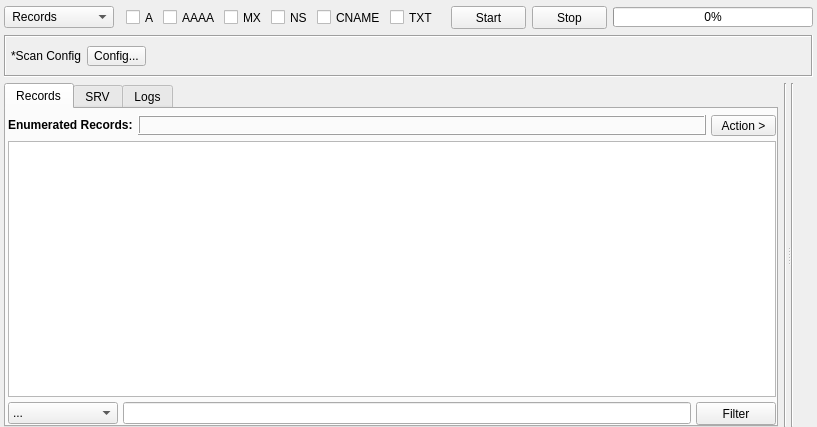
<?xml version="1.0" encoding="UTF-8"?>
<ui version="4.0">
 <class>DnsRecords</class>
 <widget class="QWidget" name="DnsRecords">
  <property name="geometry">
   <rect>
    <x>0</x>
    <y>0</y>
    <width>785</width>
    <height>427</height>
   </rect>
  </property>
  <property name="windowTitle">
   <string>Form</string>
  </property>
  <property name="styleSheet">
   <string notr="true"/>
  </property>
  <layout class="QVBoxLayout" name="verticalLayout_2">
   <property name="leftMargin">
    <number>4</number>
   </property>
   <property name="topMargin">
    <number>6</number>
   </property>
   <property name="rightMargin">
    <number>4</number>
   </property>
   <property name="bottomMargin">
    <number>0</number>
   </property>
   <item>
    <layout class="QHBoxLayout" name="horizontalLayout_9">
     <item>
      <widget class="QComboBox" name="comboBoxOption">
       <property name="sizePolicy">
        <sizepolicy hsizetype="Fixed" vsizetype="Fixed">
         <horstretch>0</horstretch>
         <verstretch>0</verstretch>
        </sizepolicy>
       </property>
       <property name="minimumSize">
        <size>
         <width>110</width>
         <height>22</height>
        </size>
       </property>
       <property name="maximumSize">
        <size>
         <width>110</width>
         <height>16777215</height>
        </size>
       </property>
       <property name="focusPolicy">
        <enum>Qt::NoFocus</enum>
       </property>
       <property name="styleSheet">
        <string notr="true"/>
       </property>
       <item>
        <property name="text">
         <string> Records</string>
        </property>
       </item>
       <item>
        <property name="text">
         <string> SRV Records</string>
        </property>
       </item>
      </widget>
     </item>
     <item>
      <widget class="QFrame" name="frame_records">
       <property name="sizePolicy">
        <sizepolicy hsizetype="Preferred" vsizetype="Maximum">
         <horstretch>0</horstretch>
         <verstretch>0</verstretch>
        </sizepolicy>
       </property>
       <property name="maximumSize">
        <size>
         <width>16777215</width>
         <height>27</height>
        </size>
       </property>
       <property name="frameShape">
        <enum>QFrame::NoFrame</enum>
       </property>
       <property name="frameShadow">
        <enum>QFrame::Sunken</enum>
       </property>
       <layout class="QHBoxLayout" name="horizontalLayout_4">
        <property name="spacing">
         <number>4</number>
        </property>
        <property name="leftMargin">
         <number>6</number>
        </property>
        <property name="topMargin">
         <number>1</number>
        </property>
        <property name="rightMargin">
         <number>6</number>
        </property>
        <property name="bottomMargin">
         <number>0</number>
        </property>
        <item>
         <widget class="QCheckBox" name="checkBoxA">
          <property name="maximumSize">
           <size>
            <width>16777215</width>
            <height>15</height>
           </size>
          </property>
          <property name="text">
           <string>A</string>
          </property>
         </widget>
        </item>
        <item>
         <widget class="QCheckBox" name="checkBoxAAAA">
          <property name="maximumSize">
           <size>
            <width>16777215</width>
            <height>15</height>
           </size>
          </property>
          <property name="text">
           <string>AAAA</string>
          </property>
         </widget>
        </item>
        <item>
         <widget class="QCheckBox" name="checkBoxMX">
          <property name="maximumSize">
           <size>
            <width>16777215</width>
            <height>15</height>
           </size>
          </property>
          <property name="font">
           <font>
            <weight>50</weight>
            <bold>false</bold>
           </font>
          </property>
          <property name="text">
           <string>MX</string>
          </property>
         </widget>
        </item>
        <item>
         <widget class="QCheckBox" name="checkBoxNS">
          <property name="maximumSize">
           <size>
            <width>16777215</width>
            <height>15</height>
           </size>
          </property>
          <property name="font">
           <font>
            <weight>50</weight>
            <bold>false</bold>
           </font>
          </property>
          <property name="text">
           <string>NS</string>
          </property>
         </widget>
        </item>
        <item>
         <widget class="QCheckBox" name="checkBoxCNAME">
          <property name="maximumSize">
           <size>
            <width>16777215</width>
            <height>15</height>
           </size>
          </property>
          <property name="font">
           <font>
            <weight>50</weight>
            <bold>false</bold>
           </font>
          </property>
          <property name="text">
           <string>CNAME</string>
          </property>
         </widget>
        </item>
        <item>
         <widget class="QCheckBox" name="checkBoxTXT">
          <property name="maximumSize">
           <size>
            <width>16777215</width>
            <height>15</height>
           </size>
          </property>
          <property name="font">
           <font>
            <weight>50</weight>
            <bold>false</bold>
           </font>
          </property>
          <property name="text">
           <string>TXT</string>
          </property>
         </widget>
        </item>
       </layout>
      </widget>
     </item>
     <item>
      <spacer name="horizontalSpacer_2">
       <property name="orientation">
        <enum>Qt::Horizontal</enum>
       </property>
       <property name="sizeHint" stdset="0">
        <size>
         <width>40</width>
         <height>20</height>
        </size>
       </property>
      </spacer>
     </item>
     <item>
      <widget class="QPushButton" name="buttonStart">
       <property name="sizePolicy">
        <sizepolicy hsizetype="Fixed" vsizetype="Fixed">
         <horstretch>0</horstretch>
         <verstretch>0</verstretch>
        </sizepolicy>
       </property>
       <property name="minimumSize">
        <size>
         <width>75</width>
         <height>23</height>
        </size>
       </property>
       <property name="styleSheet">
        <string notr="true"/>
       </property>
       <property name="text">
        <string>Start</string>
       </property>
      </widget>
     </item>
     <item>
      <widget class="QPushButton" name="buttonStop">
       <property name="sizePolicy">
        <sizepolicy hsizetype="Fixed" vsizetype="Fixed">
         <horstretch>0</horstretch>
         <verstretch>0</verstretch>
        </sizepolicy>
       </property>
       <property name="minimumSize">
        <size>
         <width>75</width>
         <height>23</height>
        </size>
       </property>
       <property name="styleSheet">
        <string notr="true"/>
       </property>
       <property name="text">
        <string>Stop</string>
       </property>
      </widget>
     </item>
     <item>
      <widget class="QProgressBar" name="progressBar">
       <property name="minimumSize">
        <size>
         <width>200</width>
         <height>20</height>
        </size>
       </property>
       <property name="maximumSize">
        <size>
         <width>200</width>
         <height>20</height>
        </size>
       </property>
       <property name="styleSheet">
        <string notr="true"/>
       </property>
       <property name="value">
        <number>0</number>
       </property>
      </widget>
     </item>
    </layout>
   </item>
   <item>
    <widget class="QFrame" name="frame">
     <property name="sizePolicy">
      <sizepolicy hsizetype="Preferred" vsizetype="Maximum">
       <horstretch>0</horstretch>
       <verstretch>0</verstretch>
      </sizepolicy>
     </property>
     <property name="minimumSize">
      <size>
       <width>0</width>
       <height>42</height>
      </size>
     </property>
     <property name="maximumSize">
      <size>
       <width>16777215</width>
       <height>42</height>
      </size>
     </property>
     <property name="styleSheet">
      <string notr="true"/>
     </property>
     <property name="frameShape">
      <enum>QFrame::Box</enum>
     </property>
     <property name="frameShadow">
      <enum>QFrame::Sunken</enum>
     </property>
     <layout class="QHBoxLayout" name="horizontalLayout_5">
      <property name="leftMargin">
       <number>5</number>
      </property>
      <property name="rightMargin">
       <number>5</number>
      </property>
      <item>
       <widget class="QLabel" name="label_4">
        <property name="text">
         <string>*Scan Config</string>
        </property>
       </widget>
      </item>
      <item>
       <widget class="QToolButton" name="buttonConfig">
        <property name="styleSheet">
         <string notr="true"/>
        </property>
        <property name="text">
         <string>Config...</string>
        </property>
       </widget>
      </item>
      <item>
       <spacer name="horizontalSpacer">
        <property name="orientation">
         <enum>Qt::Horizontal</enum>
        </property>
        <property name="sizeHint" stdset="0">
         <size>
          <width>159</width>
          <height>13</height>
         </size>
        </property>
       </spacer>
      </item>
     </layout>
    </widget>
   </item>
   <item>
    <widget class="QSplitter" name="splitter">
     <property name="orientation">
      <enum>Qt::Horizontal</enum>
     </property>
     <widget class="QWidget" name="layoutWidget">
      <layout class="QHBoxLayout" name="horizontalLayout_2">
       <item>
        <widget class="QTabWidget" name="tabWidgetResults">
         <property name="styleSheet">
          <string notr="true"/>
         </property>
         <property name="currentIndex">
          <number>0</number>
         </property>
         <widget class="QWidget" name="tabResults">
          <attribute name="title">
           <string>Records</string>
          </attribute>
          <layout class="QVBoxLayout" name="verticalLayout_7">
           <property name="spacing">
            <number>5</number>
           </property>
           <property name="leftMargin">
            <number>2</number>
           </property>
           <property name="topMargin">
            <number>6</number>
           </property>
           <property name="rightMargin">
            <number>0</number>
           </property>
           <property name="bottomMargin">
            <number>0</number>
           </property>
           <item>
            <layout class="QHBoxLayout" name="horizontalLayout_6">
             <item>
              <widget class="QLabel" name="label_5">
               <property name="sizePolicy">
                <sizepolicy hsizetype="Maximum" vsizetype="Maximum">
                 <horstretch>0</horstretch>
                 <verstretch>0</verstretch>
                </sizepolicy>
               </property>
               <property name="font">
                <font>
                 <weight>75</weight>
                 <bold>true</bold>
                </font>
               </property>
               <property name="text">
                <string>Enumerated Records:</string>
               </property>
              </widget>
             </item>
             <item>
              <widget class="QLabel" name="labelResultsCount">
               <property name="sizePolicy">
                <sizepolicy hsizetype="Preferred" vsizetype="Fixed">
                 <horstretch>0</horstretch>
                 <verstretch>0</verstretch>
                </sizepolicy>
               </property>
               <property name="minimumSize">
                <size>
                 <width>0</width>
                 <height>20</height>
                </size>
               </property>
               <property name="maximumSize">
                <size>
                 <width>16777215</width>
                 <height>20</height>
                </size>
               </property>
               <property name="styleSheet">
                <string notr="true"/>
               </property>
               <property name="frameShape">
                <enum>QFrame::Box</enum>
               </property>
               <property name="frameShadow">
                <enum>QFrame::Raised</enum>
               </property>
               <property name="text">
                <string/>
               </property>
              </widget>
             </item>
             <item>
              <widget class="QToolButton" name="buttonAction">
               <property name="sizePolicy">
                <sizepolicy hsizetype="Fixed" vsizetype="Fixed">
                 <horstretch>0</horstretch>
                 <verstretch>0</verstretch>
                </sizepolicy>
               </property>
               <property name="minimumSize">
                <size>
                 <width>65</width>
                 <height>20</height>
                </size>
               </property>
               <property name="font">
                <font>
                 <weight>50</weight>
                 <bold>false</bold>
                </font>
               </property>
               <property name="styleSheet">
                <string notr="true"/>
               </property>
               <property name="text">
                <string>Action &gt;</string>
               </property>
              </widget>
             </item>
            </layout>
           </item>
           <item>
            <widget class="QTreeView" name="treeViewResults">
             <property name="focusPolicy">
              <enum>Qt::NoFocus</enum>
             </property>
             <property name="contextMenuPolicy">
              <enum>Qt::CustomContextMenu</enum>
             </property>
             <property name="styleSheet">
              <string notr="true"/>
             </property>
             <property name="editTriggers">
              <set>QAbstractItemView::NoEditTriggers</set>
             </property>
             <property name="showDropIndicator" stdset="0">
              <bool>false</bool>
             </property>
             <property name="selectionMode">
              <enum>QAbstractItemView::ExtendedSelection</enum>
             </property>
             <property name="selectionBehavior">
              <enum>QAbstractItemView::SelectItems</enum>
             </property>
             <property name="verticalScrollMode">
              <enum>QAbstractItemView::ScrollPerPixel</enum>
             </property>
             <property name="indentation">
              <number>15</number>
             </property>
             <property name="uniformRowHeights">
              <bool>true</bool>
             </property>
             <attribute name="headerVisible">
              <bool>false</bool>
             </attribute>
             <attribute name="headerMinimumSectionSize">
              <number>200</number>
             </attribute>
             <attribute name="headerDefaultSectionSize">
              <number>200</number>
             </attribute>
            </widget>
           </item>
           <item>
            <layout class="QHBoxLayout" name="horizontalLayout_7">
             <item>
              <widget class="QComboBox" name="comboBoxFilter">
               <property name="minimumSize">
                <size>
                 <width>110</width>
                 <height>0</height>
                </size>
               </property>
               <item>
                <property name="text">
                 <string>...</string>
                </property>
               </item>
              </widget>
             </item>
             <item>
              <widget class="QLineEdit" name="lineEditFilter"/>
             </item>
             <item>
              <widget class="QPushButton" name="buttonFilter">
               <property name="minimumSize">
                <size>
                 <width>75</width>
                 <height>23</height>
                </size>
               </property>
               <property name="text">
                <string>Filter</string>
               </property>
              </widget>
             </item>
            </layout>
           </item>
          </layout>
         </widget>
         <widget class="QWidget" name="tabSRV">
          <attribute name="title">
           <string>SRV</string>
          </attribute>
          <layout class="QVBoxLayout" name="verticalLayout_13">
           <property name="spacing">
            <number>5</number>
           </property>
           <property name="leftMargin">
            <number>2</number>
           </property>
           <property name="topMargin">
            <number>6</number>
           </property>
           <property name="rightMargin">
            <number>0</number>
           </property>
           <property name="bottomMargin">
            <number>3</number>
           </property>
           <item>
            <layout class="QHBoxLayout" name="horizontalLayout_14">
             <item>
              <widget class="QLabel" name="label_7">
               <property name="sizePolicy">
                <sizepolicy hsizetype="Maximum" vsizetype="Preferred">
                 <horstretch>0</horstretch>
                 <verstretch>0</verstretch>
                </sizepolicy>
               </property>
               <property name="font">
                <font>
                 <weight>75</weight>
                 <bold>true</bold>
                </font>
               </property>
               <property name="text">
                <string>SRV Records:</string>
               </property>
              </widget>
             </item>
             <item>
              <widget class="QLabel" name="labelResultsCountSRV">
               <property name="minimumSize">
                <size>
                 <width>0</width>
                 <height>20</height>
                </size>
               </property>
               <property name="styleSheet">
                <string notr="true"/>
               </property>
               <property name="frameShape">
                <enum>QFrame::Box</enum>
               </property>
               <property name="frameShadow">
                <enum>QFrame::Raised</enum>
               </property>
               <property name="text">
                <string/>
               </property>
              </widget>
             </item>
            </layout>
           </item>
           <item>
            <widget class="QTableView" name="tableViewSRV">
             <property name="font">
              <font>
               <family>MS Shell Dlg 2</family>
               <pointsize>8</pointsize>
              </font>
             </property>
             <property name="focusPolicy">
              <enum>Qt::NoFocus</enum>
             </property>
             <property name="styleSheet">
              <string notr="true"/>
             </property>
             <property name="editTriggers">
              <set>QAbstractItemView::NoEditTriggers</set>
             </property>
             <property name="showDropIndicator" stdset="0">
              <bool>false</bool>
             </property>
             <property name="dragDropOverwriteMode">
              <bool>false</bool>
             </property>
             <property name="verticalScrollMode">
              <enum>QAbstractItemView::ScrollPerPixel</enum>
             </property>
             <property name="horizontalScrollMode">
              <enum>QAbstractItemView::ScrollPerPixel</enum>
             </property>
             <property name="showGrid">
              <bool>false</bool>
             </property>
             <property name="sortingEnabled">
              <bool>true</bool>
             </property>
             <property name="cornerButtonEnabled">
              <bool>false</bool>
             </property>
             <attribute name="horizontalHeaderCascadingSectionResizes">
              <bool>true</bool>
             </attribute>
             <attribute name="horizontalHeaderMinimumSectionSize">
              <number>180</number>
             </attribute>
             <attribute name="horizontalHeaderDefaultSectionSize">
              <number>180</number>
             </attribute>
             <attribute name="horizontalHeaderShowSortIndicator" stdset="0">
              <bool>true</bool>
             </attribute>
             <attribute name="horizontalHeaderStretchLastSection">
              <bool>true</bool>
             </attribute>
             <attribute name="verticalHeaderVisible">
              <bool>false</bool>
             </attribute>
             <attribute name="verticalHeaderMinimumSectionSize">
              <number>15</number>
             </attribute>
             <attribute name="verticalHeaderDefaultSectionSize">
              <number>15</number>
             </attribute>
             <attribute name="verticalHeaderHighlightSections">
              <bool>false</bool>
             </attribute>
            </widget>
           </item>
           <item>
            <widget class="QProgressBar" name="progressBarSRV">
             <property name="minimumSize">
              <size>
               <width>0</width>
               <height>17</height>
              </size>
             </property>
             <property name="maximumSize">
              <size>
               <width>16777215</width>
               <height>17</height>
              </size>
             </property>
             <property name="value">
              <number>0</number>
             </property>
            </widget>
           </item>
          </layout>
         </widget>
         <widget class="QWidget" name="tabLogs">
          <attribute name="title">
           <string>Logs</string>
          </attribute>
          <layout class="QVBoxLayout" name="verticalLayout_8">
           <property name="leftMargin">
            <number>0</number>
           </property>
           <property name="topMargin">
            <number>6</number>
           </property>
           <property name="rightMargin">
            <number>0</number>
           </property>
           <property name="bottomMargin">
            <number>0</number>
           </property>
           <item>
            <widget class="QPlainTextEdit" name="plainTextEditLogs">
             <property name="readOnly">
              <bool>true</bool>
             </property>
            </widget>
           </item>
          </layout>
         </widget>
        </widget>
       </item>
       <item>
        <widget class="Line" name="line_5">
         <property name="styleSheet">
          <string notr="true"/>
         </property>
         <property name="orientation">
          <enum>Qt::Vertical</enum>
         </property>
        </widget>
       </item>
      </layout>
     </widget>
     <widget class="QWidget" name="layoutWidget">
      <layout class="QHBoxLayout" name="horizontalLayout">
       <item>
        <widget class="Line" name="line_3">
         <property name="styleSheet">
          <string notr="true"/>
         </property>
         <property name="orientation">
          <enum>Qt::Vertical</enum>
         </property>
        </widget>
       </item>
       <item>
        <layout class="QVBoxLayout" name="verticalLayout">
         <item>
          <widget class="InputWidget" name="targets" native="true">
           <property name="minimumSize">
            <size>
             <width>0</width>
             <height>100</height>
            </size>
           </property>
          </widget>
         </item>
         <item>
          <widget class="InputWidget" name="srvWordlist" native="true">
           <property name="minimumSize">
            <size>
             <width>0</width>
             <height>100</height>
            </size>
           </property>
          </widget>
         </item>
        </layout>
       </item>
      </layout>
     </widget>
    </widget>
   </item>
  </layout>
 </widget>
 <customwidgets>
  <customwidget>
   <class>InputWidget</class>
   <extends>QWidget</extends>
   <header>src/widgets/InputWidget.h</header>
   <container>1</container>
  </customwidget>
 </customwidgets>
 <resources/>
 <connections/>
</ui>
